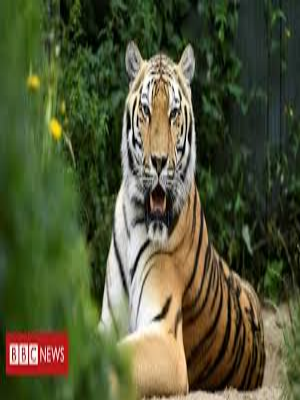
#> input picture NoiseReduction.png, 300 x 400 px
$ python NoiseReduction.py   (older library calls are emulated)
#> lines starting #> are read from the running program, lines starting #| are printed output that depends on the picture
import matplotlib.pyplot as plt

from skimage.restoration import (denoise_tv_chambolle, denoise_bilateral, denoise_wavelet, denoise_nl_means, denoise_tv_bregman, estimate_sigma)
from skimage import img_as_float
from skimage.util import random_noise

img = plt.imread("NoiseReduction.png")
#> img is the input picture: shape (400, 300, 3) float32; mean R, G, B 0.323, 0.341, 0.218
img = img_as_float(img[100:250, 50:300])
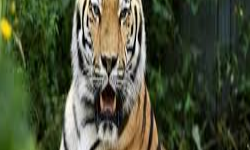
#> img: shape (150, 250, 3) float32; mean R, G, B 0.287, 0.314, 0.22

fig, field = plt.subplots(nrows=4, ncols=3, figsize=(10, 7), sharex=True, sharey=True)
plt.gray()

sigma = 0.155
noisy = random_noise(img, var=sigma**2)
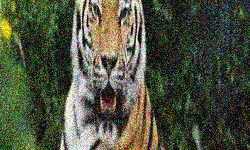
#> noisy: shape (150, 250, 3) float64; mean R, G, B 0.299, 0.323, 0.24

denoised_wavelet = denoise_wavelet(noisy, rescale_sigma=True, multichannel=True)
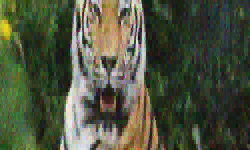
#> denoised_wavelet: shape (150, 250, 3) float64; mean R, G, B 0.299, 0.323, 0.24; drawn with min black and max white
denoised_bilateral = denoise_bilateral(noisy, sigma_color=0.1, sigma_spatial=15, multichannel=True)
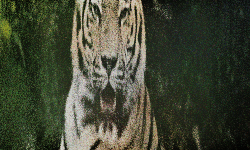
#> denoised_bilateral: shape (150, 250, 3) float64; mean R, G, B 0.26, 0.279, 0.208
denoised_tv_chambolle = denoise_tv_chambolle(noisy, weight=0.5, multichannel=True)
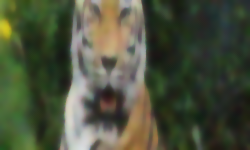
#> denoised_tv_chambolle: shape (150, 250, 3) float64; mean R, G, B 0.299, 0.323, 0.24
denoised_nl_means = denoise_nl_means(noisy, multichannel=True)
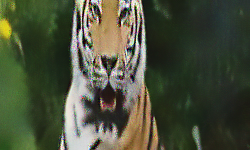
#> denoised_nl_means: shape (150, 250, 3) float64; mean R, G, B 0.295, 0.318, 0.237
denoised_tv_bregman = denoise_tv_bregman(noisy, weight=0.5)

field[0,0].axis('off')
field[0,1].axis('off')
field[0,1].set_title('Original')
field[0,1].imshow(img)
field[0,2].axis('off')
field[1,0].axis('off')
field[1,1].axis('off')
field[1,1].set_title('Noisy')
field[1,1].imshow(noisy)
field[1,2].axis('off')
field[2,0].axis('off')
field[2,0].set_title('Wavelet')
field[2,0].imshow(denoised_wavelet)
field[2,1].axis('off')
field[2,1].set_title('Bilateral')
field[2,1].imshow(denoised_bilateral)
field[2,2].axis('off')
field[2,2].set_title('TV Chambolle')
field[2,2].imshow(denoised_tv_chambolle)
field[3,0].axis('off')
field[3,0].set_title('NL Means')
field[3,0].imshow(denoised_nl_means)
field[3,1].axis('off')
field[3,2].axis('off')
field[3,2].set_title('TV Bregman')
field[3,2].imshow(denoised_tv_bregman)

fig.tight_layout()

plt.show()
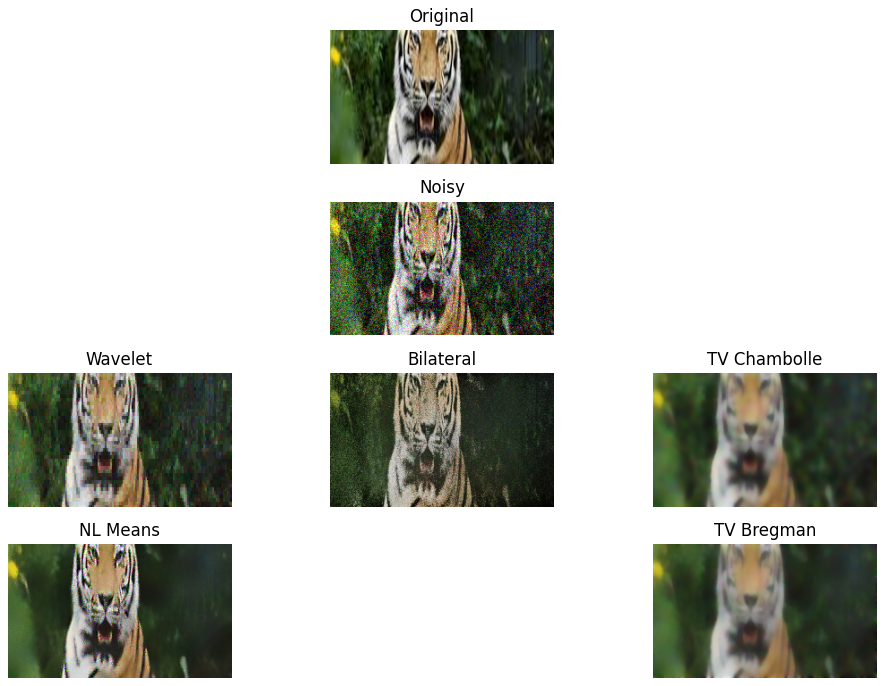
#> figure drawn by matplotlib, 7 panels
